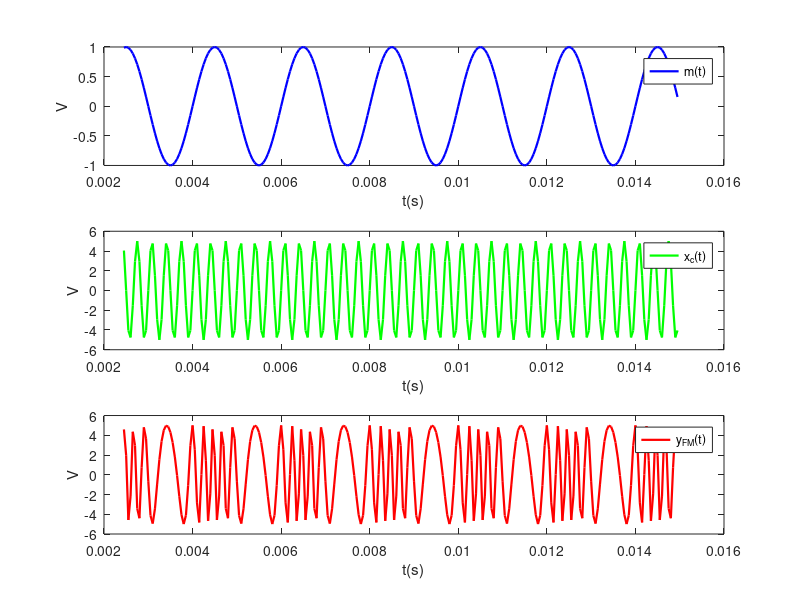

The MATLAB source for this figure:
clc; clear; close all;

ts = 1/20000;
t = 0:ts:0.2;

% message signal
vm = 1; fm = 500;
mt = vm * sin(2 * pi * fm * t);

% carrier signal
vc = 5; fc = 3000;
omegac = 2 * pi * fc;
xct = vc * sin(2 * pi * fc * t);

% ============== Độ nhạy tần số =====
kf = 2000;
% ============== ĐIỀU CHẾ FM ========
yFM = zeros(1,length(t));
for i = 1:length(t)
    to = 0:ts:t(i);
    mtt = sin(2 * pi * fm * to);
    TP =  sum(mtt * ts);% Tính tích phân
    yFM(i) =  vc*cos(omegac * t(i) + 2*pi*kf*vm*TP);% Tín hiệu FM
end

% ============== Do thi =============
startp = 50;
endp   = 300;

figure(1)
subplot(3,1,1)
plot(t(startp:endp), mt(startp:endp), 'b-', 'linewidth', 1.6); hold on;
legend('m(t)'); xlabel('t(s)'); ylabel('V');

subplot(3,1,2)
plot(t(startp:endp), xct(startp:endp), 'g-', 'linewidth', 1.6); hold on;
legend('x_c(t)'); xlabel('t(s)'); ylabel('V');

subplot(3,1,3)
plot(t(startp:endp), yFM(startp:endp), 'r-', 'linewidth', 1.6); hold on;
legend('y_{FM}(t)'); xlabel('t(s)'); ylabel('V');